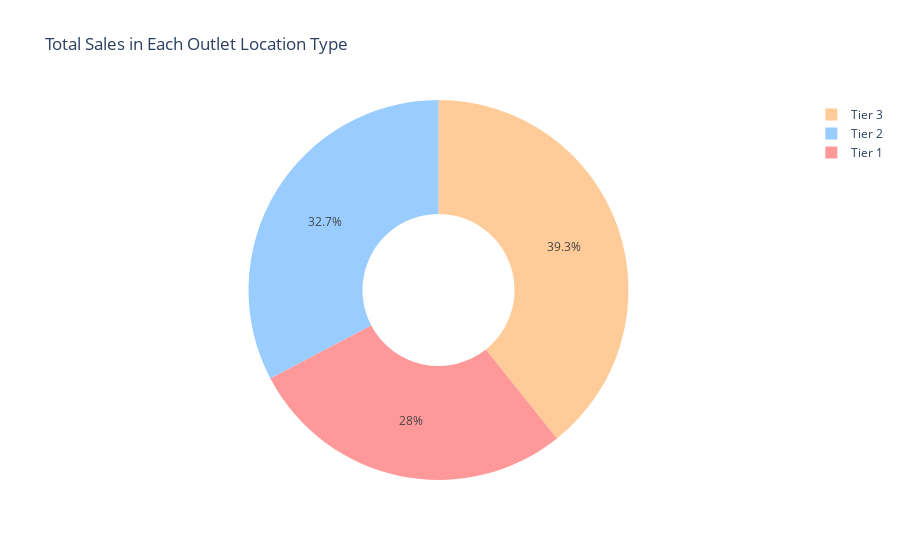

The code cell stored with this chart in its notebook:
### Code cell
fig = go.Figure(data=[go.Pie(labels=df8['Outlet_Location_Type'],
                             values=df8['Total_Sales'],
                             hole=0.4,
                             marker=dict(colors=['#FF9999', '#FFCC99', '#99CCFF', '#66CC99', '#CC99FF']))])
fig.update_layout(title='Total Sales in Each Outlet Location Type')
fig.show()

### Figure 1 — Plotly figure (JSON) as saved in the notebook; plotly's stock layout.template omitted (floating-point values rounded to 4 significant figures)
{"data": [{"hole": 0.4, "labels": ["Tier 1", "Tier 3", "Tier 2"], "marker": {"colors": ["#FF9999", "#FFCC99", "#99CCFF", "#66CC99", "#CC99FF"]}, "type": "pie", "values": [336400.0, 472100.0, 393200.0]}], "layout": {"title": {"text": "Total Sales in Each Outlet Location Type"}}}
